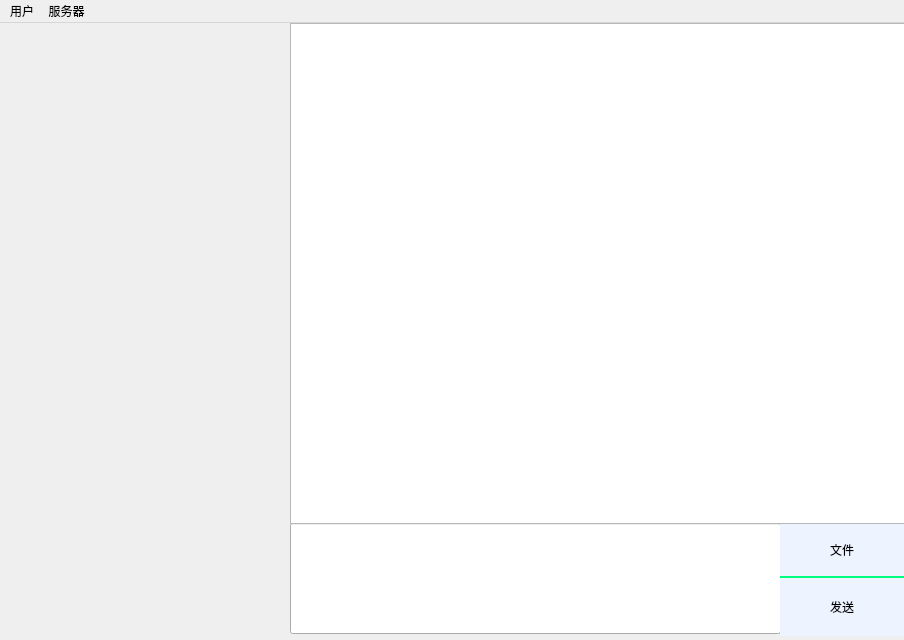
<?xml version="1.0" encoding="UTF-8"?>
<ui version="4.0">
 <class>MainWindow</class>
 <widget class="QMainWindow" name="MainWindow">
  <property name="geometry">
   <rect>
    <x>0</x>
    <y>0</y>
    <width>904</width>
    <height>640</height>
   </rect>
  </property>
  <property name="maximumSize">
   <size>
    <width>904</width>
    <height>640</height>
   </size>
  </property>
  <property name="windowTitle">
   <string>MainWindow</string>
  </property>
  <property name="windowIcon">
   <iconset resource="icon.qrc">
    <normaloff>:/icon/icon/icon.png</normaloff>:/icon/icon/icon.png</iconset>
  </property>
  <widget class="QWidget" name="centralWidget">
   <widget class="QLineEdit" name="lineEdit">
    <property name="geometry">
     <rect>
      <x>290</x>
      <y>500</y>
      <width>491</width>
      <height>111</height>
     </rect>
    </property>
    <property name="styleSheet">
     <string notr="true"/>
    </property>
   </widget>
   <widget class="QPushButton" name="pushButton">
    <property name="geometry">
     <rect>
      <x>780</x>
      <y>555</y>
      <width>124</width>
      <height>58</height>
     </rect>
    </property>
    <property name="styleSheet">
     <string notr="true">QPushButton
{
	border:0px;
	background:rgb(237, 243, 255)
}

QPushButton:hover
{
background:rgb(255, 85, 127);
color:rgb(255, 255, 0);
}</string>
    </property>
    <property name="text">
     <string>发送</string>
    </property>
   </widget>
   <widget class="QPushButton" name="pushButton_2">
    <property name="geometry">
     <rect>
      <x>780</x>
      <y>501</y>
      <width>124</width>
      <height>54</height>
     </rect>
    </property>
    <property name="styleSheet">
     <string notr="true">QPushButton
{
	border:0px;
	border-bottom:2px  solid rgb(0, 255, 127);
	background:rgb(237, 243, 255)
}

QPushButton:hover
{
background:rgb(255, 85, 127);
color:rgb(255, 255, 0);
}</string>
    </property>
    <property name="text">
     <string>文件</string>
    </property>
   </widget>
   <widget class="QListWidget" name="listWidget">
    <property name="geometry">
     <rect>
      <x>290</x>
      <y>0</y>
      <width>621</width>
      <height>501</height>
     </rect>
    </property>
    <property name="font">
     <font>
      <pointsize>14</pointsize>
      <weight>75</weight>
      <bold>true</bold>
     </font>
    </property>
   </widget>
  </widget>
  <widget class="QMenuBar" name="menuBar">
   <property name="geometry">
    <rect>
     <x>0</x>
     <y>0</y>
     <width>904</width>
     <height>29</height>
    </rect>
   </property>
   <property name="styleSheet">
    <string notr="true"> QMenu {
     background-color: white;
     border: 1px solid white;
 }
  
 QMenu::item {
     background-color: transparent;
     padding:8px 32px;
     margin:0px 8px;
     border-bottom:1px solid #DBDBDB;
 }
  
 QMenu::item:selected 
 {
     background-color: #2dabf9;
 }</string>
   </property>
   <widget class="QMenu" name="menu">
    <property name="styleSheet">
     <string notr="true"/>
    </property>
    <property name="title">
     <string>用户</string>
    </property>
   </widget>
   <widget class="QMenu" name="menu_2">
    <property name="title">
     <string>服务器</string>
    </property>
   </widget>
   <addaction name="menu"/>
   <addaction name="menu_2"/>
  </widget>
  <action name="actionQuit">
   <property name="text">
    <string>quit</string>
   </property>
  </action>
  <action name="action">
   <property name="text">
    <string>设置</string>
   </property>
  </action>
 </widget>
 <layoutdefault spacing="6" margin="11"/>
 <resources>
  <include location="icon.qrc"/>
 </resources>
 <connections/>
</ui>
